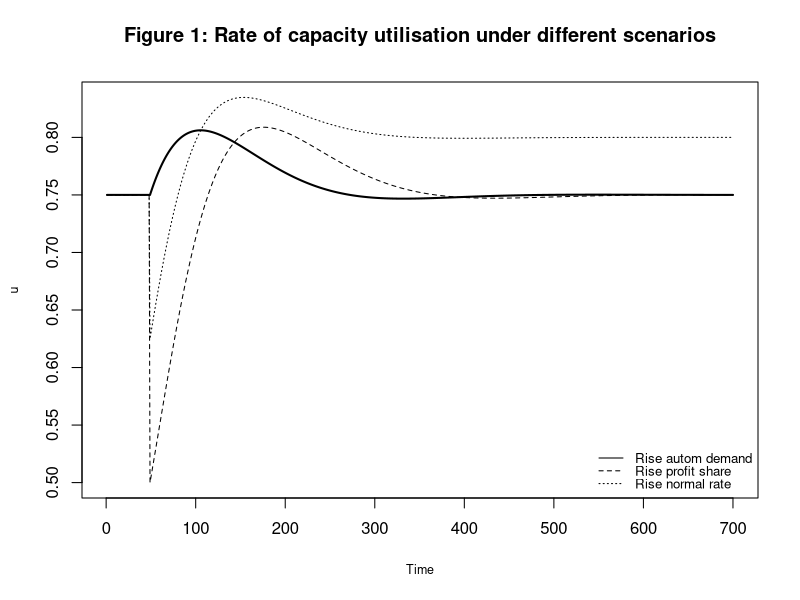
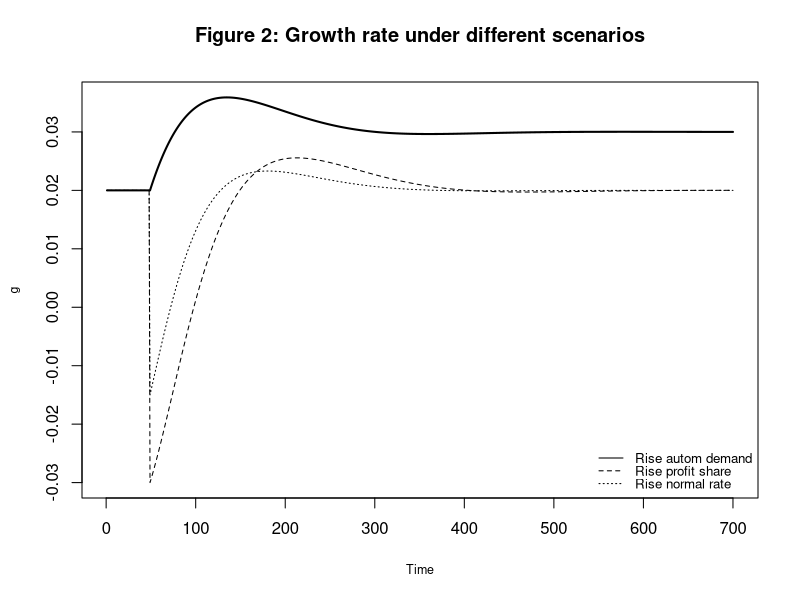
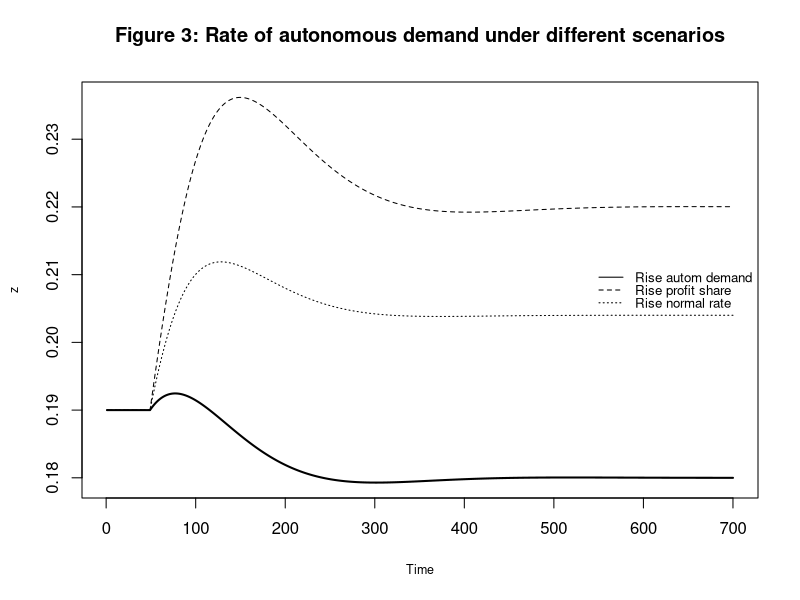
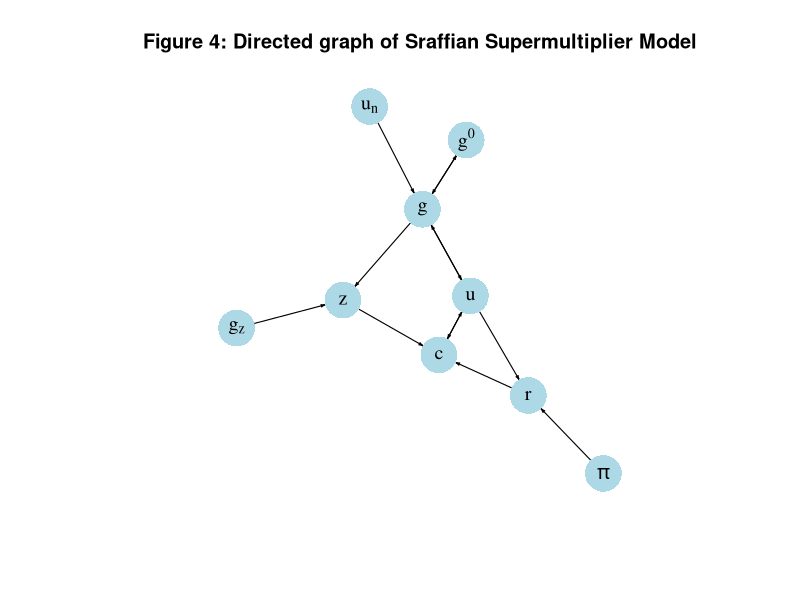

Generate these figures, in order, with R:
## ---- chunk 1

#Clear the environment
rm(list=ls(all=TRUE))

#Set number of periods
T = 1000

# Set number of scenarios (including baselines)
S=4

# Set period in which exogenous shift will occur
q=50

#Create vector in which equilibrium solutions from different parameterisations will be stored
u=matrix(data=0,nrow=S,ncol=T) # rate of capacity utilisation
g=matrix(data=0,nrow=S,ncol=T) # growth rate of capital stock
s=matrix(data=0,nrow=S,ncol=T) # saving rate
c=matrix(data=0,nrow=S,ncol=T) # consumption rate
r=matrix(data=0,nrow=S,ncol=T) # profit rate
g0=matrix(data=0,nrow=S,ncol=T)# expected growth rate of capital stock
z=matrix(data=0,nrow=S,ncol=T) # autonomous demand rate

#Set constant parameter values
g1=0.2  # Sensitivity of investment with respect to utilisation
sr=0.8  # propensity to save out of profits
mu=0.08 # adjustment speed of expected growth rate
d=0.1   # time increment

# Set and initialise exogenous variables/parameters that will be shifted
pi=matrix(data=0.35,nrow=S,ncol=T) # profit share
gz=matrix(data=0.02,nrow=S,ncol=T) # growth rate of autonomous demand
un=matrix(data=0.75,nrow=S,ncol=T)  # normal rate of capacity utilisation

# Set parameter values for different scenarios
gz[2,q:T]=0.03 # scenario 2: rise in autonomous demand growth
pi[3,q:T]=0.4 # scenario 3: rise in profit share
un[4,q:T]=0.8 # scenario 4: rise in normal rate of utilisation

# Initialise endogenous variables at equilibrium values
u[,1]=un[,1]
g[,1]=gz[,1]
s[,1]=g[,1]
c[,1]=un[,1]-s[,1]
g0[,1]=gz[,1]
z[,1]=sr*pi[,1]*un[,1]-gz[,1]
r[,1]=pi[,1]*un[,1]

# Simulate the model by looping over T time periods for S different scenarios
for (i in 1:S){
    
  for (t in 2:T){
    
    for (iterations in 1:1000){ # iterate the model 1000-times in each period
    
    #(1) Profit rate
    r[i,t] =pi[i,t]*u[i,t]
      
    #(2) Saving
    s[i,t] = -z[i,t] + sr*r[i,t]
    
    #(3) Consumption
    c[i,t] = u[i,t] - s[i,t]
    
    #(4) Investment
    g[i,t] = g0[i,t] +g1*(u[i,t] - un[i,t])
    
    #(5) Capacity utilisation
    u[i,t] = c[i,t] + g[i,t]
    
    #(6) Dynamic adjustment of expected growth rate of capital stock
    g0[i,t] = g0[i,t-1] + mu*(g[i,t-1]-g0[i,t-1])*d
    
    #(7) Dynamic adjustment of autonomous demand
    z[i,t] = z[i,t-1] + z[i,t-1]*(gz[i,t-1] - g[i,t-1])*d

  } # close iterations loop
 }  # close time loop
}   # close scenarios loop
## ---- chunk 2
# Set maximum period for plots
Tmax=700

# Capacity utilisation
plot(u[2, 2:(Tmax+1)], type="l", col=1, lwd=2, lty=1, font.main=1,cex.main=1, 
     ylab = 'u',xlab = 'Time',ylim=range(max(u[, 2:Tmax]),min(u[, 2:Tmax])),cex.axis=1,cex.lab=0.75)
title(main="Figure 1: Rate of capacity utilisation under different scenarios",cex=0.8 ,line=2)
lines(u[3, 2:(Tmax+1)],lty=2)
lines(u[4, 2:(Tmax+1)],lty=3)
legend("bottomright", legend=c("Rise autom demand", "Rise profit share", "Rise normal rate"),
       lty=1:3, cex=0.8, bty = "n", y.intersp=0.8)

# Growth
plot(g[2, 2:(Tmax+1)], type="l", col=1, lwd=2, lty=1, font.main=1,cex.main=1, 
     ylab = 'g',xlab = 'Time',ylim=range(max(g[, 2:Tmax]),min(g[, 2:Tmax])),cex.axis=1,cex.lab=0.75)
title(main="Figure 2: Growth rate under different scenarios",cex=0.8 ,line=2)
lines(g[3, 2:(Tmax+1)],lty=2)
lines(g[4, 2:(Tmax+1)],lty=3)
legend("bottomright", legend=c("Rise autom demand", "Rise profit share", "Rise normal rate"),
       lty=1:3, cex=0.8, bty = "n", y.intersp=0.8)

# Autonomous demand rate
plot(z[2, 2:(Tmax+1)], type="l", col=1, lwd=2, lty=1, font.main=1,cex.main=1, 
     ylab = 'z',xlab = 'Time',ylim=range(max(z[, 2:Tmax]),min(z[, 2:Tmax])),cex.axis=1,cex.lab=0.75)
title(main="Figure 3: Rate of autonomous demand under different scenarios",cex=0.8 ,line=2)
lines(z[3, 2:(Tmax+1)],lty=2)
lines(z[4, 2:(Tmax+1)],lty=3)
legend("right", legend=c("Rise autom demand", "Rise profit share", "Rise normal rate"),
       lty=1:3, cex=0.8, bty = "n", y.intersp=0.8)

## ---- chunk 3
# Construct auxiliary Jacobian matrix for 9 variables: 
# r, c, g, u, g0, z, pi, gz, un

M_mat=matrix(c(0,0,0,1,0,0,1,0,0,
               1,0,0,1,0,1,0,0,0,
               0,0,0,1,1,0,0,0,1,
               0,1,1,0,0,0,0,0,0,
               0,0,1,0,0,0,0,0,0,
               0,0,1,0,0,0,0,1,0,
               0,0,0,0,0,0,0,0,0,
               0,0,0,0,0,0,0,0,0,
               0,0,0,0,0,0,0,0,0), 9, 9, byrow=TRUE)

# Create adjacency matrix from transpose of auxiliary Jacobian and add column names
A_mat=t(M_mat)

# Create directed graph from adjacency matrix
library(igraph)
dg=graph_from_adjacency_matrix(A_mat, mode="directed", weighted=NULL)

# Define node labels
V(dg)$name=c("r", "c", "g", "u", expression(g^0), "z", expression(pi), expression(g[z]), expression(u[n]))

# Plot directed graph
plot(dg, main="Figure 4: Directed graph of Sraffian Supermultiplier Model", vertex.size=20, vertex.color="lightblue", 
     vertex.label.color="black", edge.arrow.size=0.2, edge.width=1.1, edge.size=1.2,
     edge.arrow.width=1, edge.color="black", vertex.label.cex=1.2, 
     vertex.frame.color="NA", margin=-0.05)
## ---- chunk 4

# Construct Jacobian matrix at the equilibrium 

J=matrix(c((mu*g1)/(sr*pi[1,T]-g1), (mu*g1)/(sr*pi[1,T]-g1),
           -z[1,T]*(sr*pi[1,T]/(sr*pi[1,T]-g1)), -z[1,T]*(g1/(sr*pi[1,T]-g1))), 2, 2, byrow=TRUE)
J

# Obtain eigenvalues
ev=eigen(J)
(values <- ev$values)

# Obtain determinant and trace
det(J) # determinant
sum(diag(J)) # trace

# Check stability conditions for all scenarios
for (i in 1:S){
print(paste0("Scenario ", i, ":"))
print(sr*pi[i,1]>g1) # Keynesian stability condition
print(mu<sr*un[i,1]*pi[i,1]-gz[i,1])
}
